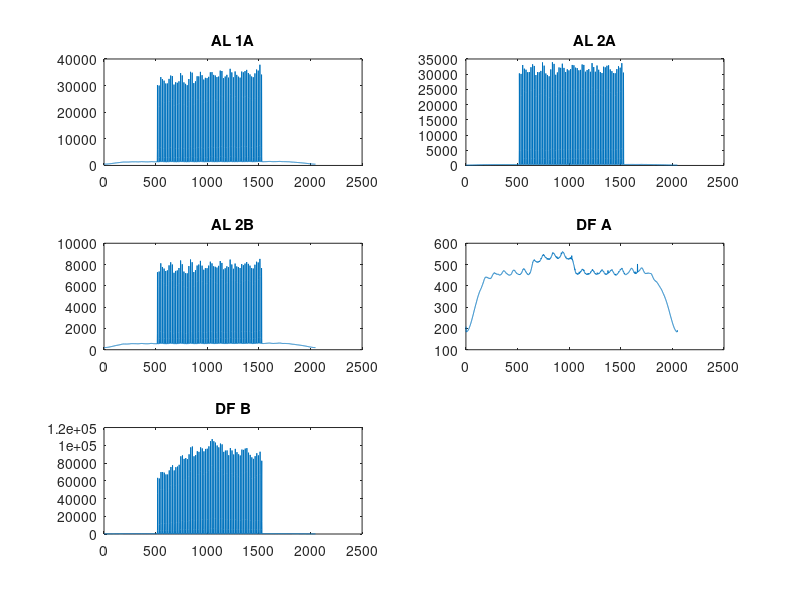

This figure's MATLAB source:
% Plot PSD
close all; clear; clc;

load('Data/PSD/AlpineLoop_pt1A_PSD.mat');
AL_1A = outDataShifted;
load('Data/PSD/AlpineLoop_pt2A_PSD.mat')
AL_2A = outDataShifted;
load('Data/PSD/AlpineLoop_pt2B_PSD.mat')
AL_2B = outDataShifted;

load('Data/PSD/DiamondForkA_PSD.mat')
DF_A = outDataShifted;
load('Data/PSD/DiamondForkB_PSD.mat')
DF_B = outDataShifted;

figure()
subplot(3, 2, 1)
plot(AL_1A)
title('AL 1A')

subplot(3,2,2)
plot(AL_2A)
title('AL 2A')

subplot(3,2,3)
plot(AL_2B)
title('AL 2B')

subplot(3,2,4)
plot(DF_A)
title('DF A')

subplot(3,2,5)
plot(DF_B)
title('DF B')
